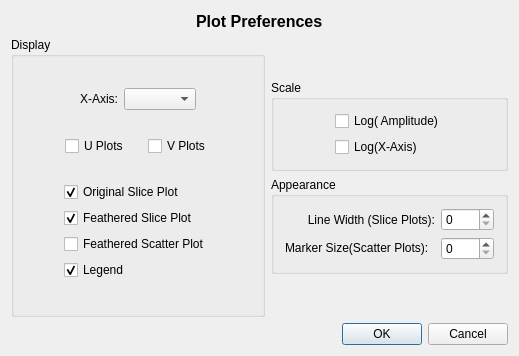
<?xml version="1.0" encoding="UTF-8"?>
<ui version="4.0">
 <class>PreferencesClass</class>
 <widget class="QDialog" name="PreferencesClass">
  <property name="geometry">
   <rect>
    <x>0</x>
    <y>0</y>
    <width>519</width>
    <height>356</height>
   </rect>
  </property>
  <property name="windowTitle">
   <string>Preferences</string>
  </property>
  <layout class="QVBoxLayout" name="verticalLayout_7">
   <item>
    <layout class="QHBoxLayout" name="horizontalLayout_2">
     <item>
      <spacer name="horizontalSpacer_2">
       <property name="orientation">
        <enum>Qt::Horizontal</enum>
       </property>
       <property name="sizeHint" stdset="0">
        <size>
         <width>40</width>
         <height>20</height>
        </size>
       </property>
      </spacer>
     </item>
     <item>
      <widget class="QLabel" name="titleLabel">
       <property name="font">
        <font>
         <pointsize>12</pointsize>
         <weight>75</weight>
         <bold>true</bold>
        </font>
       </property>
       <property name="text">
        <string>Plot Preferences</string>
       </property>
      </widget>
     </item>
     <item>
      <spacer name="horizontalSpacer_3">
       <property name="orientation">
        <enum>Qt::Horizontal</enum>
       </property>
       <property name="sizeHint" stdset="0">
        <size>
         <width>40</width>
         <height>20</height>
        </size>
       </property>
      </spacer>
     </item>
    </layout>
   </item>
   <item>
    <layout class="QHBoxLayout" name="horizontalLayout_12">
     <item>
      <layout class="QVBoxLayout" name="verticalLayout_6">
       <item>
        <widget class="QGroupBox" name="displayGroupBox">
         <property name="title">
          <string>Display</string>
         </property>
         <layout class="QVBoxLayout" name="verticalLayout_4">
          <item>
           <layout class="QHBoxLayout" name="horizontalLayout_11">
            <item>
             <spacer name="horizontalSpacer_7">
              <property name="orientation">
               <enum>Qt::Horizontal</enum>
              </property>
              <property name="sizeHint" stdset="0">
               <size>
                <width>40</width>
                <height>20</height>
               </size>
              </property>
             </spacer>
            </item>
            <item>
             <widget class="QLabel" name="label">
              <property name="text">
               <string>X-Axis:</string>
              </property>
              <property name="alignment">
               <set>Qt::AlignRight|Qt::AlignTrailing|Qt::AlignVCenter</set>
              </property>
             </widget>
            </item>
            <item>
             <widget class="QComboBox" name="xAxisComboBox">
              <property name="toolTip">
               <string>Select the x-axis values to plot.</string>
              </property>
             </widget>
            </item>
            <item>
             <spacer name="horizontalSpacer_8">
              <property name="orientation">
               <enum>Qt::Horizontal</enum>
              </property>
              <property name="sizeHint" stdset="0">
               <size>
                <width>40</width>
                <height>20</height>
               </size>
              </property>
             </spacer>
            </item>
           </layout>
          </item>
          <item>
           <layout class="QHBoxLayout" name="horizontalLayout_8">
            <item>
             <spacer name="horizontalSpacer_10">
              <property name="orientation">
               <enum>Qt::Horizontal</enum>
              </property>
              <property name="sizeHint" stdset="0">
               <size>
                <width>40</width>
                <height>20</height>
               </size>
              </property>
             </spacer>
            </item>
            <item>
             <widget class="QCheckBox" name="xPlotCheckBox">
              <property name="text">
               <string>U Plots</string>
              </property>
             </widget>
            </item>
            <item>
             <spacer name="horizontalSpacer_16">
              <property name="orientation">
               <enum>Qt::Horizontal</enum>
              </property>
              <property name="sizeHint" stdset="0">
               <size>
                <width>13</width>
                <height>20</height>
               </size>
              </property>
             </spacer>
            </item>
            <item>
             <widget class="QCheckBox" name="yPlotCheckBox">
              <property name="toolTip">
               <string>Checking this box will remove the Y plots from the display.</string>
              </property>
              <property name="text">
               <string>V Plots</string>
              </property>
             </widget>
            </item>
            <item>
             <spacer name="horizontalSpacer_11">
              <property name="orientation">
               <enum>Qt::Horizontal</enum>
              </property>
              <property name="sizeHint" stdset="0">
               <size>
                <width>40</width>
                <height>20</height>
               </size>
              </property>
             </spacer>
            </item>
           </layout>
          </item>
          <item>
           <layout class="QHBoxLayout" name="horizontalLayout_4">
            <item>
             <spacer name="horizontalSpacer_4">
              <property name="orientation">
               <enum>Qt::Horizontal</enum>
              </property>
              <property name="sizeHint" stdset="0">
               <size>
                <width>13</width>
                <height>20</height>
               </size>
              </property>
             </spacer>
            </item>
            <item>
             <layout class="QVBoxLayout" name="verticalLayout">
              <item>
               <layout class="QHBoxLayout" name="horizontalLayout_5">
                <item>
                 <widget class="QCheckBox" name="originalCheckBox">
                  <property name="sizePolicy">
                   <sizepolicy hsizetype="Fixed" vsizetype="Fixed">
                    <horstretch>0</horstretch>
                    <verstretch>0</verstretch>
                   </sizepolicy>
                  </property>
                  <property name="toolTip">
                   <string>A plot of the original feather data will be shown if this box is checked.</string>
                  </property>
                  <property name="text">
                   <string>Original Slice Plot</string>
                  </property>
                  <property name="checked">
                   <bool>true</bool>
                  </property>
                 </widget>
                </item>
                <item>
                 <spacer name="horizontalSpacer_9">
                  <property name="orientation">
                   <enum>Qt::Horizontal</enum>
                  </property>
                  <property name="sizeHint" stdset="0">
                   <size>
                    <width>13</width>
                    <height>20</height>
                   </size>
                  </property>
                 </spacer>
                </item>
               </layout>
              </item>
              <item>
               <layout class="QHBoxLayout" name="horizontalLayout_7">
                <item>
                 <widget class="QCheckBox" name="outputCheckBox">
                  <property name="toolTip">
                   <string>A plot of the feather output functions will be shown if this box is checked.</string>
                  </property>
                  <property name="text">
                   <string>Feathered Slice Plot</string>
                  </property>
                  <property name="checked">
                   <bool>true</bool>
                  </property>
                 </widget>
                </item>
                <item>
                 <spacer name="horizontalSpacer_13">
                  <property name="orientation">
                   <enum>Qt::Horizontal</enum>
                  </property>
                  <property name="sizeHint" stdset="0">
                   <size>
                    <width>13</width>
                    <height>20</height>
                   </size>
                  </property>
                 </spacer>
                </item>
               </layout>
              </item>
              <item>
               <widget class="QCheckBox" name="outputScatterCheckBox">
                <property name="toolTip">
                 <string>Display a separate scatter plot of the average visibility amplitudes.</string>
                </property>
                <property name="text">
                 <string>Feathered Scatter Plot</string>
                </property>
               </widget>
              </item>
              <item>
               <layout class="QHBoxLayout" name="horizontalLayout_6">
                <item>
                 <widget class="QCheckBox" name="legendCheckBox">
                  <property name="sizePolicy">
                   <sizepolicy hsizetype="Fixed" vsizetype="Fixed">
                    <horstretch>0</horstretch>
                    <verstretch>0</verstretch>
                   </sizepolicy>
                  </property>
                  <property name="toolTip">
                   <string>The oridinal data plot will include a legend if this box is checked.</string>
                  </property>
                  <property name="text">
                   <string>Legend</string>
                  </property>
                  <property name="checked">
                   <bool>true</bool>
                  </property>
                 </widget>
                </item>
                <item>
                 <spacer name="horizontalSpacer_15">
                  <property name="orientation">
                   <enum>Qt::Horizontal</enum>
                  </property>
                  <property name="sizeHint" stdset="0">
                   <size>
                    <width>13</width>
                    <height>20</height>
                   </size>
                  </property>
                 </spacer>
                </item>
               </layout>
              </item>
             </layout>
            </item>
            <item>
             <spacer name="horizontalSpacer_12">
              <property name="orientation">
               <enum>Qt::Horizontal</enum>
              </property>
              <property name="sizeHint" stdset="0">
               <size>
                <width>40</width>
                <height>20</height>
               </size>
              </property>
             </spacer>
            </item>
           </layout>
          </item>
         </layout>
        </widget>
       </item>
      </layout>
     </item>
     <item>
      <layout class="QVBoxLayout" name="verticalLayout_5">
       <item>
        <spacer name="verticalSpacer_3">
         <property name="orientation">
          <enum>Qt::Vertical</enum>
         </property>
         <property name="sizeHint" stdset="0">
          <size>
           <width>20</width>
           <height>17</height>
          </size>
         </property>
        </spacer>
       </item>
       <item>
        <widget class="QGroupBox" name="scaleGroupBox">
         <property name="title">
          <string>Scale</string>
         </property>
         <layout class="QHBoxLayout" name="horizontalLayout_10">
          <item>
           <spacer name="horizontalSpacer_5">
            <property name="orientation">
             <enum>Qt::Horizontal</enum>
            </property>
            <property name="sizeHint" stdset="0">
             <size>
              <width>41</width>
              <height>20</height>
             </size>
            </property>
           </spacer>
          </item>
          <item>
           <layout class="QVBoxLayout" name="verticalLayout_3">
            <item>
             <widget class="QCheckBox" name="logAmplitudeCheckBox">
              <property name="text">
               <string>Log( Amplitude)</string>
              </property>
             </widget>
            </item>
            <item>
             <widget class="QCheckBox" name="logUVCheckBox">
              <property name="text">
               <string>Log(X-Axis)</string>
              </property>
             </widget>
            </item>
           </layout>
          </item>
          <item>
           <spacer name="horizontalSpacer_6">
            <property name="orientation">
             <enum>Qt::Horizontal</enum>
            </property>
            <property name="sizeHint" stdset="0">
             <size>
              <width>41</width>
              <height>20</height>
             </size>
            </property>
           </spacer>
          </item>
         </layout>
        </widget>
       </item>
       <item>
        <widget class="QGroupBox" name="appearanceGroupBox">
         <property name="title">
          <string>Appearance</string>
         </property>
         <layout class="QVBoxLayout" name="verticalLayout_2">
          <item>
           <layout class="QHBoxLayout" name="horizontalLayout_9">
            <item>
             <widget class="QLabel" name="label_2">
              <property name="text">
               <string>Line Width (Slice Plots):</string>
              </property>
              <property name="alignment">
               <set>Qt::AlignRight|Qt::AlignTrailing|Qt::AlignVCenter</set>
              </property>
             </widget>
            </item>
            <item>
             <widget class="QSpinBox" name="lineThicknessSpinBox">
              <property name="sizePolicy">
               <sizepolicy hsizetype="Fixed" vsizetype="Fixed">
                <horstretch>0</horstretch>
                <verstretch>0</verstretch>
               </sizepolicy>
              </property>
              <property name="minimumSize">
               <size>
                <width>53</width>
                <height>21</height>
               </size>
              </property>
              <property name="toolTip">
               <string>Select a width for drawing curves on the plot(s).</string>
              </property>
             </widget>
            </item>
           </layout>
          </item>
          <item>
           <layout class="QHBoxLayout" name="horizontalLayout_3">
            <item>
             <widget class="QLabel" name="markerLabel">
              <property name="toolTip">
               <string>Select a size for point markers on scatter plots.</string>
              </property>
              <property name="text">
               <string>&lt;font color='black'&gt;Marker Size(Scatter Plots):&lt;/font&gt;</string>
              </property>
             </widget>
            </item>
            <item>
             <widget class="QSpinBox" name="dotSizeSpinBox">
              <property name="sizePolicy">
               <sizepolicy hsizetype="Fixed" vsizetype="Fixed">
                <horstretch>0</horstretch>
                <verstretch>0</verstretch>
               </sizepolicy>
              </property>
              <property name="minimumSize">
               <size>
                <width>53</width>
                <height>21</height>
               </size>
              </property>
             </widget>
            </item>
           </layout>
          </item>
         </layout>
        </widget>
       </item>
       <item>
        <spacer name="verticalSpacer_4">
         <property name="orientation">
          <enum>Qt::Vertical</enum>
         </property>
         <property name="sizeHint" stdset="0">
          <size>
           <width>20</width>
           <height>13</height>
          </size>
         </property>
        </spacer>
       </item>
      </layout>
     </item>
    </layout>
   </item>
   <item>
    <layout class="QHBoxLayout" name="horizontalLayout">
     <item>
      <spacer name="horizontalSpacer">
       <property name="orientation">
        <enum>Qt::Horizontal</enum>
       </property>
       <property name="sizeHint" stdset="0">
        <size>
         <width>40</width>
         <height>20</height>
        </size>
       </property>
      </spacer>
     </item>
     <item>
      <widget class="QPushButton" name="okButton">
       <property name="toolTip">
        <string>Clicking this button will apply your preferences and close this dialog.</string>
       </property>
       <property name="text">
        <string>OK</string>
       </property>
      </widget>
     </item>
     <item>
      <widget class="QPushButton" name="cancelButton">
       <property name="toolTip">
        <string>Clicking this button will close this dialog.</string>
       </property>
       <property name="text">
        <string>Cancel</string>
       </property>
      </widget>
     </item>
    </layout>
   </item>
  </layout>
 </widget>
 <layoutdefault spacing="6" margin="11"/>
 <resources/>
 <connections/>
</ui>
